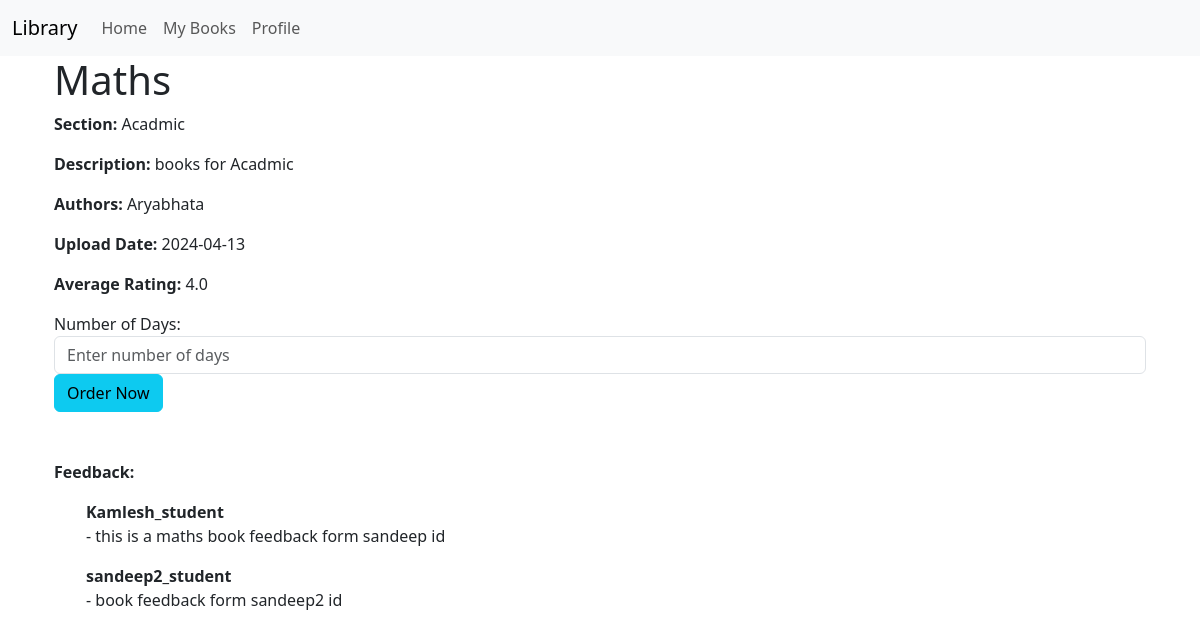
The page /book_detail/2 (signed in) on the database its author committed.
### models.py (models this page shows)
class Book(db.Model):
    id = db.Column(db.Integer, primary_key=True)#
    name = db.Column(db.String(64), nullable=False)#
    content = db.Column(db.Text)#
    authors = db.Column(db.String(255))#
    book_upload_date = db.Column(db.Date,default=datetime.utcnow)#
    book_rating = db.Column(db.Float)
    section_id = db.Column(db.Integer, db.ForeignKey('section.id'), nullable=False)#
    bookrequest = db.relationship('BookRequest', backref='book', lazy=True, cascade='all, delete-orphan')#
    feedback_records = db.relationship('Feedback', backref='', lazy=True, cascade='all, delete-orphan')

class Section(db.Model):
    id = db.Column(db.Integer, primary_key=True)#
    name = db.Column(db.String(32), unique=True)#
    date_created = db.Column(db.Date,default=datetime.utcnow)#
    description = db.Column(db.Text)#
    books = db.relationship('Book', backref='section', lazy=True,cascade='all, delete-orphan')

class Feedback(db.Model):
    id = db.Column(db.Integer, primary_key=True)
    user_id = db.Column(db.Integer, db.ForeignKey('user.id'), nullable=False)
    book_id = db.Column(db.Integer, db.ForeignKey('book.id'), nullable=False)
    rating = db.Column(db.Integer,CheckConstraint('rating >= 0 AND rating <= 5'))
    feedback = db.Column(db.Text)
    user = db.relationship('User', backref=db.backref('feedback', lazy=True))
    book = db.relationship('Book', backref=db.backref('feedback', lazy=True))

class User(db.Model):
    id = db.Column(db.Integer, primary_key=True)#
    username = db.Column(db.String(32), unique=True, nullable=False)#
    passhash = db.Column(db.String(256), nullable=False)#
    name = db.Column(db.String(64), nullable=False)#
    is_librarian = db.Column(db.Boolean, nullable=False, default=False)#

### routes.py (the view)
@app.route('/book_detail/<int:book_id>')
@auth_required
def book_detail(book_id):
    user = User.query.get(session['user_id'])
    book = Book.query.get(book_id)
    feedbacks = Feedback.query.filter_by(book_id=book.id).all()
    if not book:
        flash('Book does not exist')
        return redirect(url_for('mybook'))
    return render_template('book_detail.html', user=user , book=book,feedbacks=feedbacks)

### routes.py (called while the page is built)
def auth_required(func):
    @wraps(func)
    def inner(*args, **kwargs):
        if 'user_id' in session:
            return func(*args, **kwargs)
        else:
            flash('Please login to continue')
            return redirect(url_for('login'))
    return inner

### templates/book_detail.html (shortened to what this page needs)
{% extends 'layout.html' %}
{% block content %}
<div class="container">
    <h1>{{ book.name }}</h1>
            <p><b>Section:</b> {{ book.section.name }}</p>
            <p><b>Description:</b> {{ book.section.description }}</p>
            <p><b>Authors:</b> {{ book.authors }}</p>
            <p><b>Upload Date:</b> {{ book.book_upload_date.strftime('%Y-%m-%d') }}</p>
            <p><b>Average Rating:</b> {{ book.book_rating }}</p>
            <form action="{{ url_for('book_request_post', book_id=book.id) }}" method="post">
                <div class="form-group">
                    <label for="requested_day">Number of Days:</label>
                    <input type="number" name="requested_day" class="form-control" placeholder="Enter number of days" required>
                </div>
                <button type="submit" class="btn btn-info">Order Now</button>
            </form>
            <br>
            <br>
            <p><b>Feedback:</b></p>
            <ul>
                {% for feedback in feedbacks %}
                    <b>{{feedback.user.username}}</b>
                    <p>- {{ feedback.feedback }}</p>
                {% endfor %}
            </ul>
        </div>
    </div>
{% endblock %}

### rows shown on the page
Book: name "Maths", authors "Aryabhata", book_upload_date "2024-04-13", book_rating "4.0"
Section: section.name "Acadmic", section.description "books for Acadmic"
Feedback: user.username "Kamlesh_student", feedback "this is a maths book feedback form sandeep id"
Feedback: user.username "sandeep2_student", feedback "book feedback form sandeep2 id"
